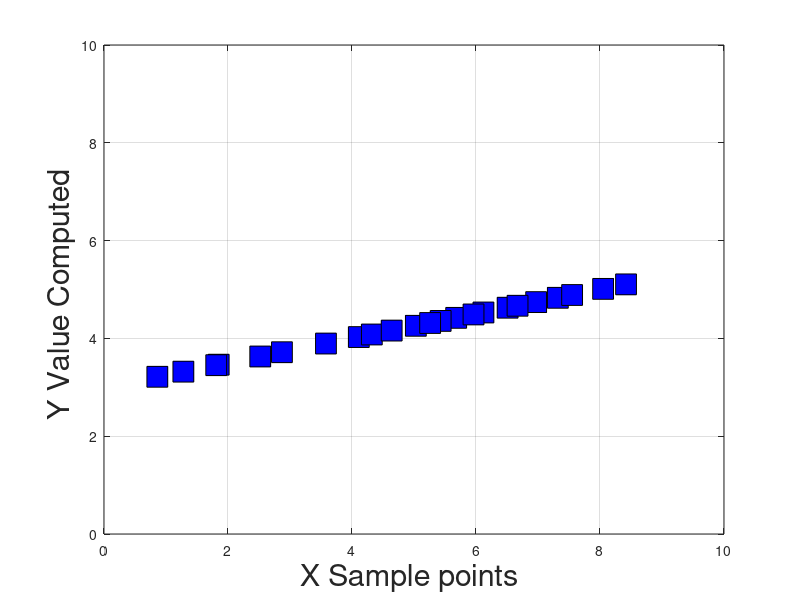

Write the MATLAB code that produced this figure.
function DEMO_01_Y_from_X()
%  We know Y = mx + 1.
%
%  We can write this as a matrix as:
% 
% Y = [m b] * [ x1 1 ;
%               x2 1 ;
%               x3 1 ].... 

% x points to find y at:
x_values = [ ...
    0.86  1.28  1.85  2.52  1.81  2.87  4.11  5.68  6.97  8.05  8.42  7.32  ...
    6.51  6.12  5.43  5.03  4.32  3.58  4.64  5.26  5.96  6.67  7.55 ;
];

    % Here is the equation of my line:
    MB  = [ 1/4, 3 ]
    
    % Form the X matrix:
    X   = [ x_values  ;  ...
            ones(1,length(x_values)) ];



    Y = MB * X 
    
    figure( 'Position', [4 4 1024 768] );
    plot( x_values(:), Y(:), 'ks', 'MarkerSize', 15, 'MarkerFaceColor', 'b' );
    grid on;
    axis( [0 10 0 10]);
    xlabel( 'X Sample points ', 'FontSize', 22 );
    ylabel( 'Y Value Computed ', 'FontSize', 22 );

    %
    %  NOW -- SUPPOSE YOU DID NOT KNOW MB!!
    %
    %  WE KNOW THAT:
    %  
    %  Y = MB * X
    %
    %  BEING SILLY, WE WISH WE COULD WRITE:
    %
    %  Y / X = MB
    %
    
    GUESS_FOR_MB = Y / X

end


